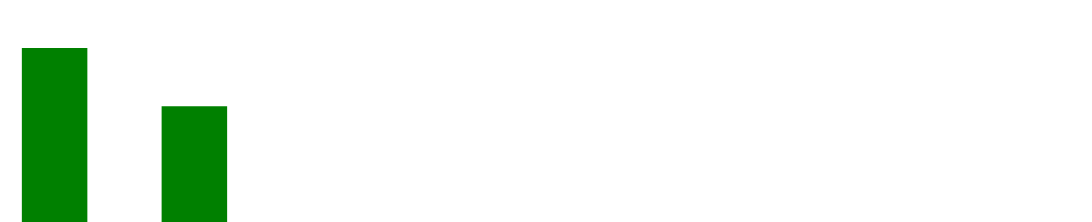

The Vega-Lite source for this figure:
### Vega specification from a JSON file in a GitHub repository (floating-point values rounded to 4 significant figures)
{"$schema": "https://vega.github.io/schema/vega/v5.json", "width": 250, "height": 40, "padding": 0, "data": [{"name": "table", "values": [{"game": "g1", "diff": 3}, {"game": "g2", "diff": 0}, {"game": "g3", "diff": 2}, {"game": "g4", "diff": 0}, {"game": "g5", "diff": 0}, {"game": "g6", "diff": 0}, {"game": "g7", "diff": 0}, {"game": "g8", "diff": 0}, {"game": "g9", "diff": 0}, {"game": "g10", "diff": 0}, {"game": "g11", "diff": 0}, {"game": "g12", "diff": 0}, {"game": "g13", "diff": 0}, {"game": "g14", "diff": 0}, {"game": "g15", "diff": 0}]}], "signals": [{"name": "tooltip", "value": {}, "on": [{"events": "rect:mouseover", "update": "datum"}, {"events": "rect:mouseout", "update": "{}"}]}], "scales": [{"name": "xscale", "type": "band", "domain": {"data": "table", "field": "game"}, "range": "width", "padding": 0.05, "round": true}, {"name": "yscale", "domain": {"data": "table", "field": "diff"}, "nice": true, "range": "height"}], "axes": [{"orient": "bottom", "scale": "xscale", "labels": false, "ticks": false}, {"orient": "right", "scale": "yscale", "labels": false, "ticks": false}], "marks": [{"type": "rect", "from": {"data": "table"}, "encode": {"enter": {"x": {"scale": "xscale", "field": "game"}, "width": {"scale": "xscale", "band": 1}, "y": {"scale": "yscale", "field": "diff"}, "y2": {"scale": "yscale", "value": 0}, "fill": [{"test": "datum.diff > 0", "value": "green"}, {"value": "red"}]}, "update": {"fill": [{"test": "datum.diff > 0", "value": "green"}, {"value": "red"}]}, "hover": {"fill": {"value": "black"}}}}, {"type": "text", "encode": {"enter": {"align": {"value": "center"}, "baseline": {"value": "bottom"}, "fill": {"value": "#333"}}, "update": {"x": {"scale": "xscale", "signal": "tooltip.game", "band": 0.5}, "y": {"scale": "yscale", "signal": "tooltip.diff", "offset": 0.05}, "text": {"signal": "tooltip.diff"}, "fillOpacity": [{"test": "datum === tooltip", "value": 0}, {"value": 1}]}}}], "config": {}}
